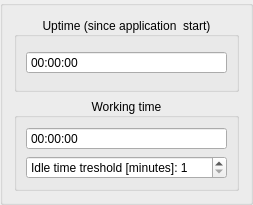
<?xml version="1.0" encoding="UTF-8"?>
<ui version="4.0">
 <class>WorkAwareStopwatch</class>
 <widget class="QGroupBox" name="WorkAwareStopwatch">
  <property name="geometry">
   <rect>
    <x>0</x>
    <y>0</y>
    <width>253</width>
    <height>205</height>
   </rect>
  </property>
  <property name="sizePolicy">
   <sizepolicy hsizetype="Minimum" vsizetype="Minimum">
    <horstretch>0</horstretch>
    <verstretch>0</verstretch>
   </sizepolicy>
  </property>
  <property name="windowTitle">
   <string>GroupBox</string>
  </property>
  <layout class="QVBoxLayout" name="verticalLayout">
   <item>
    <widget class="QGroupBox" name="uptimeGroupBox">
     <property name="sizePolicy">
      <sizepolicy hsizetype="Minimum" vsizetype="Preferred">
       <horstretch>0</horstretch>
       <verstretch>0</verstretch>
      </sizepolicy>
     </property>
     <property name="title">
      <string>Uptime (since application  start)</string>
     </property>
     <property name="alignment">
      <set>Qt::AlignmentFlag::AlignCenter</set>
     </property>
     <layout class="QVBoxLayout" name="verticalLayout_2">
      <item>
       <widget class="QTimeEdit" name="uptimeTimeEdit">
        <property name="readOnly">
         <bool>true</bool>
        </property>
        <property name="buttonSymbols">
         <enum>QAbstractSpinBox::ButtonSymbols::NoButtons</enum>
        </property>
        <property name="displayFormat">
         <string>HH:mm:ss</string>
        </property>
       </widget>
      </item>
     </layout>
    </widget>
   </item>
   <item>
    <widget class="QGroupBox" name="workingTimeGroupBox">
     <property name="sizePolicy">
      <sizepolicy hsizetype="Minimum" vsizetype="Preferred">
       <horstretch>0</horstretch>
       <verstretch>0</verstretch>
      </sizepolicy>
     </property>
     <property name="title">
      <string>Working time</string>
     </property>
     <property name="alignment">
      <set>Qt::AlignmentFlag::AlignCenter</set>
     </property>
     <layout class="QVBoxLayout" name="verticalLayout_3">
      <item>
       <widget class="QTimeEdit" name="workingTimeTimeEdit">
        <property name="readOnly">
         <bool>true</bool>
        </property>
        <property name="buttonSymbols">
         <enum>QAbstractSpinBox::ButtonSymbols::NoButtons</enum>
        </property>
        <property name="displayFormat">
         <string>HH:mm:ss</string>
        </property>
       </widget>
      </item>
      <item>
       <widget class="QSpinBox" name="idleTimeTresholdSpinBox">
        <property name="prefix">
         <string>Idle time treshold [minutes]: </string>
        </property>
        <property name="minimum">
         <number>1</number>
        </property>
        <property name="maximum">
         <number>60</number>
        </property>
       </widget>
      </item>
     </layout>
    </widget>
   </item>
  </layout>
 </widget>
 <resources/>
 <connections/>
</ui>
